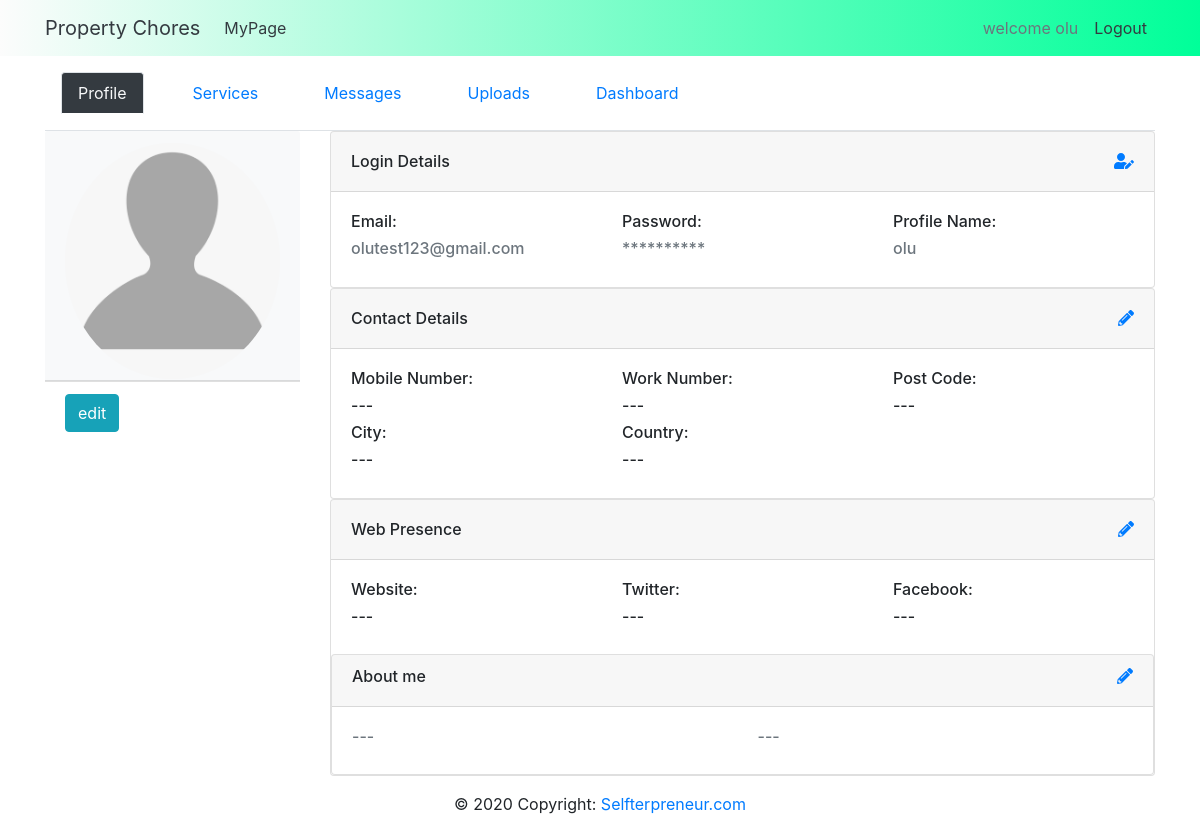
Screenshot of /myaccount/profilesummary (signed in) with the database file from the repository.
### app/auth/models.py (models this page shows, shortened)
class Users(UserMixin, db.Model):
    __tablename__ = 'users'
    id = db.Column(db.Integer, primary_key = True)
    user_name = db.Column(db.String(100),nullable = False)
    user_email = db.Column(db.String(100),nullable = False)
    user_password = db.Column(db.String(100),nullable = False)
    user_pp_name  = db.Column(db.String(100), default= "default.jpg",nullable = False)
    email_confirmation_sent_on = db.Column(db.DateTime, nullable=True, default = datetime.utcnow())
    email_confirmed = db.Column(db.Boolean, nullable=True, default=False)
    email_confirmed_on = db.Column(db.DateTime, nullable=True,default = datetime.utcnow())
    profile = db.relationship('Personal_Info', backref = 'users', uselist = False)

### app/me/routes.py (the view)
@me.route("/myaccount/profilesummary",methods=["GET","POST"])
@login_required
def myprofile():
    formpp = frmProfilePic()
    profile_pic = pp_check(current_user.user_email)
    return render_template("mypage.html",title= "My_Page", formpp = formpp, profile_pic= profile_pic)

### app/auth/models.py (called while the page is built)
@login_manager.user_loader
def load_user(id):
    return Users.query.get(int(id))

### app/me/forms.py (called while the page is built)
def pp_check(filename):
    img_path=os.path.join(os.getcwd(),'app/static/profile_pictures', (filename + "_pp.jpg"))
    if os.path.isfile(img_path ):
        profile_pic = filename + "_pp.jpg"
    else:
        profile_pic = "default.jpg"
    return profile_pic

### app/me/templates/mypage.html (shortened to what this page needs)
{% extends 'accounts_layout.html' %}
{% block section_content %}
<div class="row">
    <div class="col-xs-12 col-md-3">
        <div class="card border-0">
            <div class="card-header bg-light" id="mypage-card-header">
                <img class="img-fluid rounded-circle d-xs-none"
                    src="{{url_for('static',filename= 'profile_pictures/')}}{{ current_user.user_pp_name }}"
                    alt="Responsive image" />
            </div>
            <div class="card-footer justify-content-center bg-transparent d-sm-blockborder-0">
                <a href="{{url_for('me.editprofilepicture')  }}" id="edit-profile-picture" class="visible"><button
                        id="btn-edit-myprofile" type="button"
                        class="btn btn-info d-sm-block justify-content-center">edit
                    </button></a>
            </div>
        </div>
    </div>
    <div class="col-xs-12 col-lg-9">
        <div class="card">
            <div class="card-header">
                <h6 class="mt-2">Login Details<span class="float-right in-line ml-2"><a
                            href="{{ url_for('me.editlogindetails')}}"><i class="fas fa-user-edit"></i></a></span></h6>
            </div>
            <div class="card-body">
                <div class="row">
                    <div class="col-xs-12 col-md-4">
                        <h6>Email: </h6>
                        <h6 class='text-muted'>{{ current_user.user_email }}</h3>
                    </div>
                    <div class="col-xs-12 col-md-4">
                        <h6>Password: </h6>
                        <h6 class='text-muted'>**********</h3>
                    </div>
                    <div class="col-xs-12 col-sm-12 col-md-4">
                        <h6>Profile Name: </h6>
                        <h6 class='text-muted'>{{current_user.user_name}}</h3>
                    </div>
                </div>
            </div>
        </div>
        <div class="card">
            <div class="card-header">
                <h6 class="mt-2">Contact Details<span class="float-right in-line ml-2"><a
                            href="{{url_for('me.editcontactdetails')}}"><i class="fas fa-pencil-alt"></i></a></span>
                </h6>
            </div>
            <div class="card-body">
                <div class="row">
                    <div class="col-xs-12 col-md-4">
                        <h6>Mobile Number: </h6>
                        <h6>
                            {% if not current_user.profile.user_mobile_phone   %}
                            ---
                            {% else %}
                            <h6 class='text-muted'>{{ current_user.profile.user_mobile_phone }}</h6>
                            {% endif %}
                    </div>
                    <div class="col-xs-12 col-md-4">
                        <h6>Work Number: </h6>
                        <h6>{% if not current_user.profile.user_work_phone   %}
                            ---
                            {% else %}
                            <h6 class='text-muted'>{{ current_user.profile.user_work_phone }}</h6>
                            {% endif %}</h6>
                    </div>
                    <div class="col-xs-12 col-sm-12 col-md-4">
                        <h6>Post Code: </h6>
                        <h6>{% if not current_user.profile.user_postcode %}
                            ---
                            {% else %}
                            <h6 class='text-muted'>{{ current_user.profile.user_postcode}}</h6>
                            {% endif %}</h6>
                    </div>
                </div>
                <div class="row">
                    <div class="col-xs-12 col-md-4">
                        <h6>City: </h6>
                        <h6>{% if not current_user.profile.user_city %}
                            ---
                            {% else %}
                            <h6 class='text-muted'>{{ current_user.profile.user_city }}</h6>
                            {% endif %}</h6>
                    </div>
                    <div class="col-xs-12 col-md-4">
                        <h6>Country: </h6>
                        <h6>{% if not current_user.profile.user_country %}
                            ---
                            {% else %}
                            <h6 class='text-muted'>{{ current_user.profile.user_country}}</h6>
                            {% endif %}</h6>
                    </div>
                </div>
            </div>
        </div>
        <div class="card">
            <div class="card-header">
                <h6 class="mt-2">Web Presence<span class="float-right in-line ml-2"><a
                            href="{{url_for('me.editwebpresence')}}"><i class="fas fa-pencil-alt"></i></a></span>
                </h6>
            </div>
            <div class="card-body">
                <div class="row">
                    <div class="col-xs-12 col-md-4">
                        <h6>Website: </h6>
                        <h6>
                            {% if not current_user.profile.user_url %}
                            ---
                            {% else %}
                            <h6 class='text-muted'>{{ current_user.profile.user_url }}</h6>
                            {% endif %}
                        </h6>
                    </div>
                    <div class="col-xs-12 col-md-4">
                        <h6>Twitter: </h6>
                        <h6>{% if not current_user.profile.user_twitter %}
                            ---
                            {% else %}
                            <h6 class='text-muted'>{{ current_user.profile.user_twitter }}</h6>
                            {% endif %}</h6>
                    </div>
                    <div class="col-xs-12 col-sm-12 col-md-4">
                        <h6>Facebook: </h6>
                        <h6>{% if not current_user.profile.user_facebook %}
                            ---
                            {% else %}
                            <h6 class='text-muted'> {{ current_user.profile.user_facebook}}</h6>
                            {% endif %}</h6>
                    </div>
                </div>
            </div>
            <div class="card">
                <div class="card-header">
                    <h6 class="">About me<span class="float-right in-line ml-2"><a
                                href="{{ url_for('me.editprofilesummary')}}" data-toggle="" data-target=""><i
                                    class="fas fa-pencil-alt"></i></a></span></h6>
                </div>
                <div class="card-body">
                    <div class="row">
                        <div class="col-sm-12 col-md-6">
                         <h6 class='text-muted'>
                        {% if not current_user.profile.user_bio  %}
                        ---
                        {% else %}
                        {{ current_user.profile.user_bio }}
                        {% endif %}</h6>
                    </div>
                    <div class="col-sm-12 col-md-6">
                        <h6 class='text-muted'>
                       {% if not current_user.profile.user_bio  %}
                       ---
                       {% else %}
                       {{ current_user.profile.user_bio }}
                       {% endif %}</h6>
                   </div>
                    </div>
                </div>
            </div>
        </div>
    </div>
</div>
{% endblock section_content %}

### app/auth/templates/layout.html (shortened to what this page needs)
<!doctype html>
<html lang="en">
{% block head %}
<head>
    <link rel="stylesheet" href="https://stackpath.bootstrapcdn.com/bootstrap/4.4.1/css/bootstrap.min.css"
>
    <link href="{{ url_for('static' , filename='css/styles.css')}}" rel="stylesheet" />
</head>
{% endblock head %}
<body>
    {% block navbar %}
        <nav class="navbar navbar-expand-md home-nav">
            <div class="container">
                <a href="{{ url_for('auth.home') }}" class="navbar-brand text-dark">Property Chores</a>
                <div class="collapse navbar-collapse" id="navbarNav">
                    <ul class="navbar-nav">
                        {% if current_user.is_authenticated %}
                        <li class="nav-item">
                            <a class="nav-link text-dark"
                                href="{{ url_for('me.myprofile') }}">MyPage</a>
                        </li>
                        {% endif %}
                    </ul>
                    <div class="navbar-nav ml-auto">
                        {% if current_user.is_authenticated %}
                        <li class="nav-item">
                            <a class="nav-link text-lowercase text-muted">Welcome {{ current_user.user_name.title()}}</a>
                        </li>
                        <li class="nav-item">
                            <a class="nav-link text-dark" href="{{ url_for('auth.signout') }}">Logout</a>
                        </li>
                        {% endif %}
                    </div>
                </div>
            </div>
        </nav>
    {% endblock navbar %}
    {% block page_body %}
    <div class="container">
    {% endblock page_body %}
    <footer class="page-footer font-small">
        <div class="container">
            <div class="row justify-content-center login-footer-row-2">
                <div class="footer-copyright text-center py-3">© 2020 Copyright:
                    <a href="#">Selfterpreneur.com</a>
                </div>
            </div>
        </div>
    </footer>
</body>
</html>

### app/static/css/styles.css (style rules this page uses)
.home-nav { background:linear-gradient(to right, #fcfcfc 0%, #00ff99 100%); }
#mypage-card-header { max-height:250px; }

### rows the page displays
Users: user_name "olu", user_pp_name (placeholder picture), user_email "olutest123@gmail.com"
